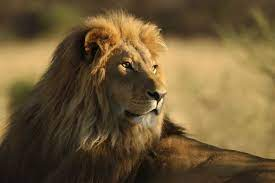
#> input picture singa.jpg, 275 x 183 px
$ python rgb.py
#> lines starting #> are read from the running program, lines starting #| are printed output that depends on the picture
from PIL import Image
import numpy as np
import cv2

im = np.array(Image.open('singa.jpg'))
#> im is the input picture: shape (183, 275, 3); mean R, G, B 110.6, 89.6, 54.5

im_R =im.copy()
im_R[:,:,(1,2)] = 0
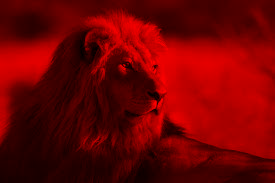
#> im_R: shape (183, 275, 3); mean R, G, B 110.6, 0, 0
im_G =im.copy()
im_G[:,:,(0,2)] = 0
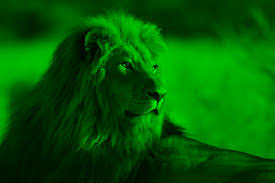
#> im_G: shape (183, 275, 3); mean R, G, B 0, 89.6, 0
im_B =im.copy()
im_B[:,:,(0,1)] = 0
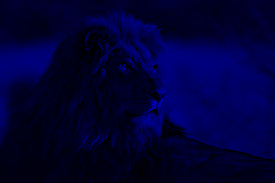
#> im_B: shape (183, 275, 3); mean R, G, B 0, 0, 54.5

im_RGB = np.concatenate((im_R, im_G, im_B), axis =1)
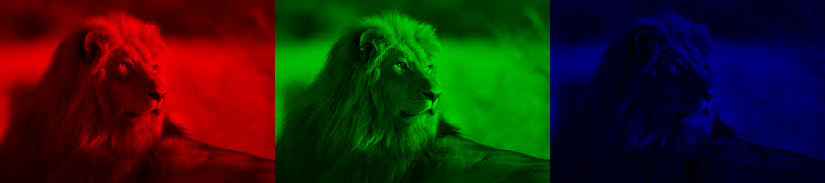
#> im_RGB: shape (183, 825, 3); mean R, G, B 36.9, 29.9, 18.2

pil_img = Image.fromarray(im_RGB)

cv2.imshow('hasil',pil_img)

cv2.waitKey(0)

$ run again, with fotoku.png saved as singa.jpg
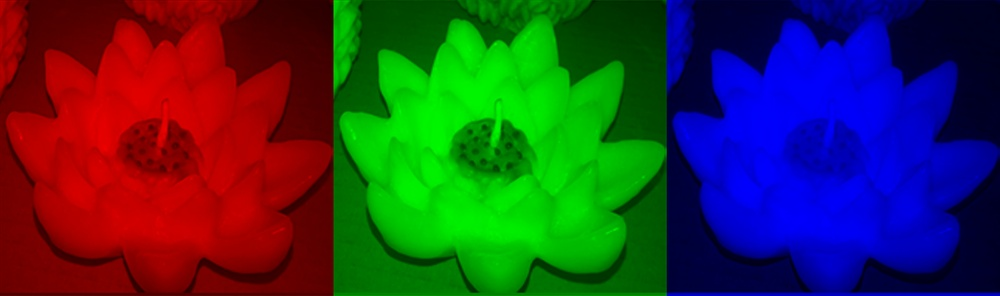
#> input picture fotoku.png, 1000 x 296 px, shrunk from 1812 x 537 before the run
#> im is the input picture: shape (296, 1000, 3); mean R, G, B 47.6, 51.1, 49.6
#> `im_B[:,:,(0,1)] = 0`:
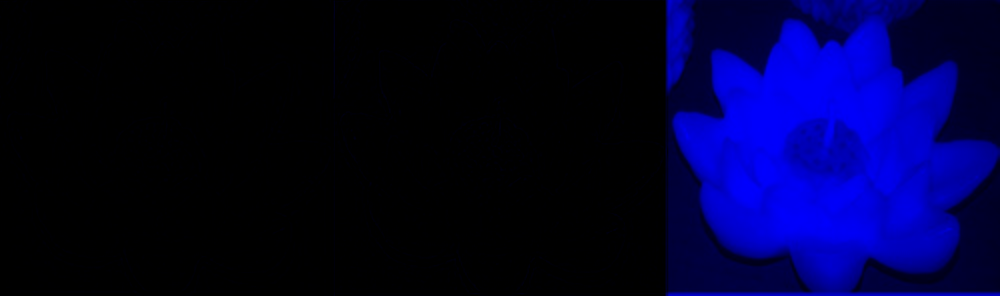
#> im_B: shape (296, 1000, 3); mean R, G, B 0, 0, 49.6
#> `im_RGB = np.concatenate((im_R, im_G, im_B), axis =1)`:
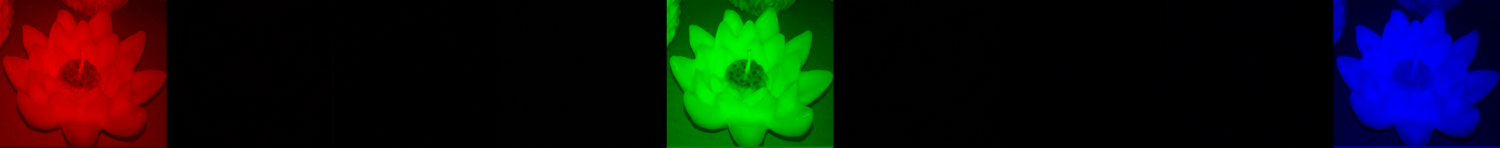
#> im_RGB: shape (296, 3000, 3) (shown at 1/2 size); mean R, G, B 15.9, 17, 16.5
